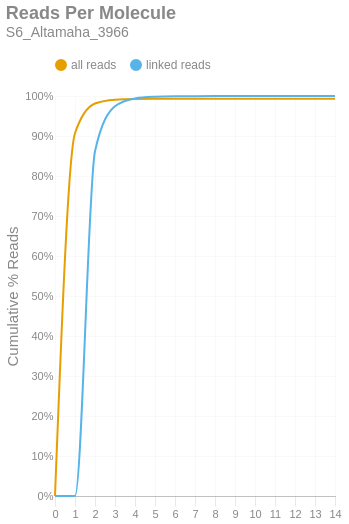

Notebook code cell kept with this figure:
### Markdown cell above
### Reads per Molecule
This chart shows the cumulative distribution of the number of reads per linked molecule. That is, how many alignments are associated with a unique molecule. This excludes the number of reads associated with invalid or absent linked-read barcodes. The `linked` histogram is the percentages recalculated when disregarding singletons.

### Code cell
if SKIPLR:
    print_html(f"Skipped")
else:
    counts = np.bincount(valids['reads'].cast(pl.Int64).to_numpy())
    weighted = counts * np.arange(len(counts))
    all_perc = weighted / n_reads
    linked_perc = weighted / n_linked_reads
    linked_perc[1] = 0
    binned_df = pl.DataFrame({
        'readsper': list(range(len(counts))),
        'all reads (cumsum)': np.cumsum(all_perc).tolist(),
        'linked reads (cumsum)': np.cumsum(linked_perc).tolist(),
    })

    with SafeRender(binned_df):
        (
            density_plot(binned_df, 'Reads Per Molecule', samplename, 'readspmol')
            .encode(
                x=alt.X('readsper:O', title=None).axis(labelAngle=0).scale(padding=0),
                y=alt.Y('value:Q', title='Cumulative % Reads').axis(format='%').stack(False),
                color=alt.Color("key:N").scale(domain=["all reads", "linked reads"]),
                tooltip=[
                    alt.Tooltip("key:N", title="Data Type"),
                    alt.Tooltip("readsper:O", title="Reads Per Molecule"),
                    alt.Tooltip("value:Q", format=".2%", title="% Reads (Cum.)")
                ]            
            )
        ).display()

### Figure 1 — Vega-Lite specification as saved in the notebook (floating-point values rounded to 4 significant figures)
{"width": "container", "height": 400, "config": {"title": {"anchor": "start", "dy": -15, "fontSize": 18, "color": "#888888", "subtitleColor": "#888888", "subtitleFontSize": 14}, "arc": {"fill": "#0072B2"}, "axis": {"domainColor": "#888888", "domainWidth": 0.5, "gridWidth": 0.2, "grid": false, "titleFontWeight": 400, "titleFontSize": 15, "labelFontSize": 11, "labelColor": "#888888", "tickColor": "#888888", "tickWidth": 0.2, "titleColor": "#888888"}, "axisBand": {"grid": false}, "axisX": {"grid": true, "tickSize": 10, "domainCap": "round"}, "axisY": {"domain": false, "grid": true, "tickSize": 0, "domainCap": "round"}, "background": "transparent", "header": {"labelFontSize": 15, "labelColor": "#888888", "titleFontSize": 15, "titleFontWeight": 600, "titleColor": "#888888"}, "legend": {"labelFont": "sans-serif", "labelFontSize": 12, "labelColor": "#888888", "symbolSize": 100, "symbolType": "circle", "titleFontSize": 12, "titlePadding": 10, "titleColor": "#888888", "title": null, "orient": "top"}, "range": {"category": ["#E69F00", "#56B4E9", "#009E73", "#F0E442", "#0072B2", "#D55E00", "#CC79A7", "#000000"], "diverging": ["#cfe8f3", "#a2d4ec", "#73bfe2", "#46abdb", "#1696d2", "#12719e"]}, "area": {"fill": "#0072B2", "fillOpacity": 0.7, "line": true, "strokeOpacity": 0.7}, "line": {"color": "#0072B2", "stroke": "#0072B2", "strokeWidth": 2}, "trail": {"color": "#0072B2", "stroke": "#0072B2", "strokeWidth": 0, "size": 1}, "point": {"filled": true, "fillOpacity": 1.0, "size": 95}, "text": {"color": "#888888", "fontSize": 11, "align": "right", "fontWeight": 400, "size": 11}, "bar": {"fill": "#0072B2", "stroke": null}, "view": {"stroke": null, "continuousWidth": 660, "continuousHeight": 400}}, "data": {"name": "data-0d4ff58b44fbba2ee68ffa6b5fccaa85"}, "mark": {"type": "line", "interpolate": "monotone", "point": {"opacity": 0, "size": 275}}, "encoding": {"color": {"field": "key", "scale": {"domain": ["all reads", "linked reads"]}, "type": "nominal"}, "tooltip": [{"field": "key", "title": "Data Type", "type": "nominal"}, {"field": "readsper", "title": "Reads Per Molecule", "type": "ordinal"}, {"field": "value", "format": ".2%", "title": "% Reads (Cum.)", "type": "quantitative"}], "x": {"axis": {"labelAngle": 0}, "field": "readsper", "scale": {"padding": 0}, "title": null, "type": "ordinal"}, "y": {"axis": {"format": "%"}, "field": "value", "stack": false, "title": "Cumulative % Reads", "type": "quantitative"}}, "params": [{"name": "param_c36ac31b6afebe62", "select": {"type": "point", "fields": ["key"]}, "bind": "legend"}], "title": {"text": "Reads Per Molecule", "subtitle": "S6_Altamaha_3966"}, "transform": [{"fold": ["all reads (cumsum)", "linked reads (cumsum)"]}, {"calculate": "replace(datum.key, ' (cumsum)', '')", "as": "key"}, {"filter": {"param": "param_c36ac31b6afebe62"}}], "usermeta": {"embedOptions": {"downloadFileName": "S6_Altamaha_3966.readspmol"}}, "$schema": "https://vega.github.io/schema/vega-lite/v6.1.0.json", "datasets": {"data-0d4ff58b44fbba2ee68ffa6b5fccaa85": [{"readsper": 0, "all reads (cumsum)": 0.0, "linked reads (cumsum)": 0.0}, {"readsper": 1, "all reads (cumsum)": 0.9069, "linked reads (cumsum)": 0.0}, {"readsper": 2, "all reads (cumsum)": 0.9812, "linked reads (cumsum)": 0.8618}, {"readsper": 3, "all reads (cumsum)": 0.9909, "linked reads (cumsum)": 0.9742}, {"readsper": 4, "all reads (cumsum)": 0.9926, "linked reads (cumsum)": 0.9939}, {"readsper": 5, "all reads (cumsum)": 0.993, "linked reads (cumsum)": 0.9981}, {"readsper": 6, "all reads (cumsum)": 0.9931, "linked reads (cumsum)": 0.9993}, {"readsper": 7, "all reads (cumsum)": 0.9931, "linked reads (cumsum)": 0.9995}, {"readsper": 8, "all reads (cumsum)": 0.9931, "linked reads (cumsum)": 0.9998}, {"readsper": 9, "all reads (cumsum)": 0.9931, "linked reads (cumsum)": 0.9999}, {"readsper": 10, "all reads (cumsum)": 0.9931, "linked reads (cumsum)": 0.9999}, {"readsper": 11, "all reads (cumsum)": 0.9931, "linked reads (cumsum)": 0.9999}, {"readsper": 12, "all reads (cumsum)": 0.9931, "linked reads (cumsum)": 0.9999}, {"readsper": 13, "all reads (cumsum)": 0.9931, "linked reads (cumsum)": 0.9999}, {"readsper": 14, "all reads (cumsum)": 0.9931, "linked reads (cumsum)": 1.0}]}}
